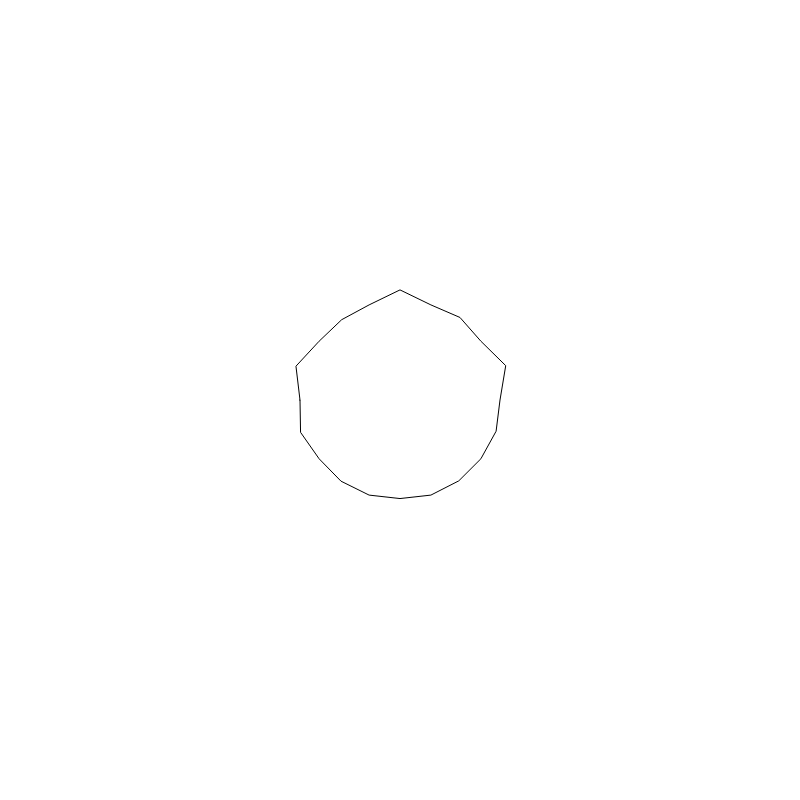
Frame 1 (no input)
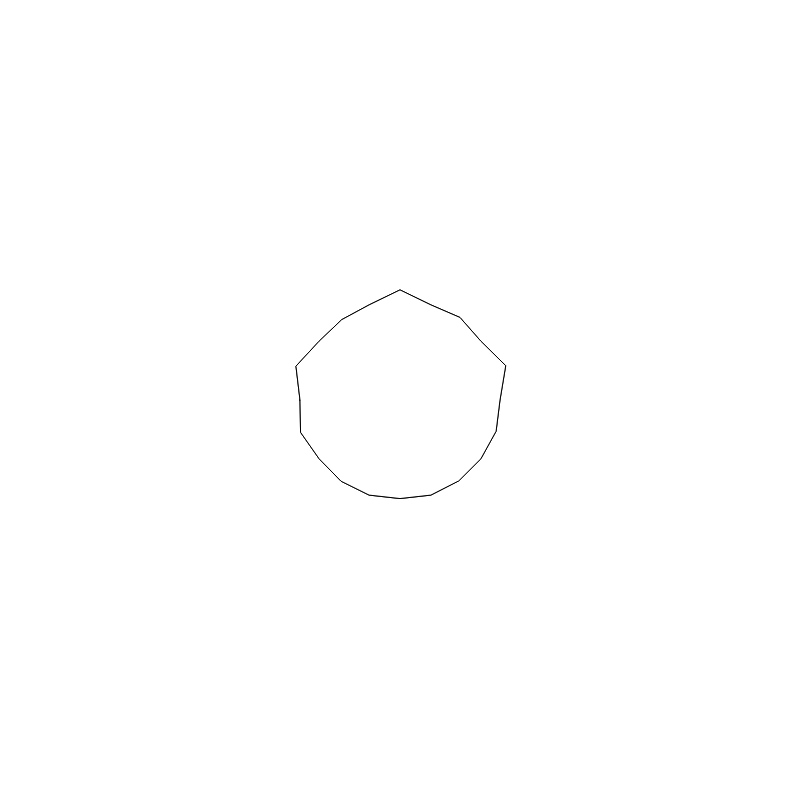
Frame 2 (the mouse pressed at the canvas centre, redrawn once)

The p5.js sketch that drew these frames (run headless with seeded random() and noise() and a simulated clock; the mouse was pressed at the canvas centre and the sketch redrawn once):

// p5.js sketch
// ── sketch.js
/* todo
 * x draw variable circle
 * - subdivide with skewing out
 * - layer cirle's iterations of 3 subd's with diminishing opacity
 * - play with color equation
 */

let can; let canw = 800; let canh = 800;

function setup() {
    can = createCanvas(canh, canw)
    frameRate(60)
    start_circle = genCircle(10)
    start_circle = subdivideShape(start_circle, 1)
}

let start_circle = []
function draw() {
    drawShape(start_circle)

    // fill("red")
    // translate(400, 400)
    // let n = start_circle[0].cross(start_circle[1])
    // print(n)
    // ellipse(start_circle[0].x, start_circle[0].y, 10, 10)
    // findPerpSlope(start_circle[0], start_circle[1])
    // ellipse(n.x, n.y, 10, 10)
    // translate(-400, -400)

    noLoop()
}

function findPerpAngle(v1, v2) {
    // straight up just take the vector between v1 and v2, and flip the x and y and - the y
    let vec = createVector(-(v2.y - v1.y), v2.x - v1.x).normalize()
    return vec
}

function subdivideShape(vertv, amt) {
    if(vertv.length < 2) { print("Need >2 vertices"); return false; }

    let chiseled = []
    for(let subd_i = 0; subd_i < amt; subd_i++){
        for(let edge_i = 0; edge_i < vertv.length; edge_i++) {
            let v1 = vertv[edge_i]
            let v2 = vertv[(edge_i + 1) % vertv.length]
            let vnew = subdivideEdge(v1, v2, 0.5)
            let perp = findPerpAngle(v1 ,v2)

            translate(400, 400)
            ellipse(perp.x, perp.y, 20, 20)
            translate(-400, -400)

            vnew.sub(perp.mult(random(0,20)))

            chiseled.push(v1, vnew)
        }
        // chiseled.push(vertv[vertv.length - 1])
        vertv = chiseled.slice()
    }
    return chiseled
}

function genCircle(vertc, r=100) {
    let circle = []
    for(let i = -Math.PI; i < Math.PI; i+=(2*Math.PI)/vertc) {
        circle.push(createVector(cos(i) * r, sin(i) * r))
    }
    return circle
}

// Take an array of 2D vectors and draw them
function drawShape(vertv, offx = canw/2, offy = canh/2) {
    translate(offx, offy)
    beginShape()
    for (let v_i = 0; v_i < vertv.length; v_i++) {
        let x = vertv[v_i].x
        let y = vertv[v_i].y
        vertex(x, y)
    }
    endShape(CLOSE)
    translate(-offx, -offy)
}

// return the interpolated vertex: one x-y pair
function subdivideEdge(v1, v2, lerp_ratio) {
    let v3x = lerp(v1.x, v2.x, lerp_ratio)
    let v3y = lerp(v1.y, v2.y, lerp_ratio)
    return createVector(v3x, v3y)
}
